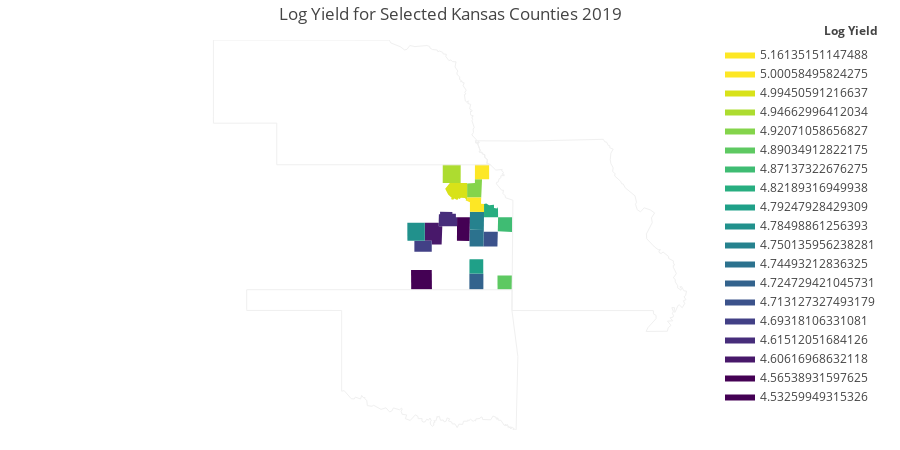

Write notebook code for a chart like this one.
### Code cell
fig = ff.create_choropleth(fips=county_2019['FIPS'], values=county_2019['ln_yield'].values, 
                           legend_title = 'Log Yield',
                           show_hover=True, asp=2.9,
                           title_text = 'Log Yield for Selected Kansas Counties 2019',
                           scope=['KA', 'NE','MO','OK'],
                          round_legend_values = True)
fig.layout.template = None

fig.show()

### Figure 1 — Plotly figure (JSON) as saved in the notebook; plotly's stock layout.template omitted (floating-point values rounded to 4 significant figures; data arrays with more than 128 entries replaced by an {"elided": "..."} marker saying what was removed)
{"data": [{"fill": "toself", "fillcolor": "rgb(68, 1, 84)", "hoverinfo": "none", "line": {"color": "rgb(0, 0, 0)", "width": 0}, "mode": "lines", "name": "4.53259949315326", "type": "scatter", "x": [-97.81, -97.15, -97.15, -97.8, -97.81, null], "y": [37.47, 37.48, 37.0, 37.0, 37.47, null]}, {"fill": "toself", "fillcolor": "rgb(68, 1, 84)", "hoverinfo": "none", "line": {"color": "rgb(0, 0, 0)", "width": 0}, "mode": "lines", "name": "4.56538931597625", "type": "scatter", "x": [-96.36, -96.35, -95.95, -95.96, -96.36, null], "y": [38.18, 38.74, 38.74, 38.17, 38.18, null]}, {"fill": "toself", "fillcolor": "rgb(72, 24, 106)", "hoverinfo": "none", "line": {"color": "rgb(0, 0, 0)", "width": 0}, "mode": "lines", "name": "4.60616968632118", "type": "scatter", "x": [-97.37, -97.37, -97.15, -96.93, -96.93, -96.82, -96.84, -97.15, -97.15, -97.37, -97.37, null], "y": [38.52, 38.61, 38.61, 38.61, 38.52, 38.52, 38.09, 38.09, 38.17, 38.17, 38.52, null]}, {"fill": "toself", "fillcolor": "rgb(71, 45, 123)", "hoverinfo": "none", "line": {"color": "rgb(0, 0, 0)", "width": 0}, "mode": "lines", "name": "4.61512051684126", "type": "scatter", "x": [-96.93, -96.93, -96.89, -96.89, -96.5, -96.5, -96.39, -96.39, -96.35, -96.35, -96.93, -96.93, null], "y": [38.66, 38.81, 38.81, 38.87, 38.87, 38.83, 38.83, 38.74, 38.74, 38.52, 38.52, 38.66, null]}, {"fill": "toself", "fillcolor": "rgb(66, 64, 134)", "hoverinfo": "none", "line": {"color": "rgb(0, 0, 0)", "width": 0}, "mode": "lines", "name": "4.69318106331081", "type": "scatter", "x": [-97.7, -97.7, -97.15, -97.15, -97.7, -97.7, null], "y": [38.07, 38.17, 38.17, 37.91, 37.91, 38.07, null]}, {"fill": "toself", "fillcolor": "rgb(59, 82, 139)", "hoverinfo": "none", "line": {"color": "rgb(0, 0, 0)", "width": 0}, "mode": "lines", "name": "4.713127327493179", "type": "scatter", "x": [-95.52, -95.51, -95.07, -95.08, -95.52, -95.52, null], "y": [38.1, 38.39, 38.39, 38.04, 38.04, 38.1, null]}, {"fill": "toself", "fillcolor": "rgb(51, 99, 141)", "hoverinfo": "none", "line": {"color": "rgb(0, 0, 0)", "width": 0}, "mode": "lines", "name": "4.724729421045731", "type": "scatter", "x": [-95.96, -95.96, -95.52, -95.52, -95.96, -95.96, null], "y": [37.07, 37.39, 37.38, 37.0, 37.0, 37.07, null]}, {"fill": "toself", "fillcolor": "rgb(44, 114, 142)", "hoverinfo": "none", "line": {"color": "rgb(0, 0, 0)", "width": 0}, "mode": "lines", "name": "4.74493212836325", "type": "scatter", "x": [-95.96, -95.95, -95.51, -95.52, -95.96, -95.96, null], "y": [38.11, 38.43, 38.43, 38.04, 38.04, 38.11, null]}, {"fill": "toself", "fillcolor": "rgb(38, 130, 142)", "hoverinfo": "none", "line": {"color": "rgb(0, 0, 0)", "width": 0}, "mode": "lines", "name": "4.750135956238281", "type": "scatter", "x": [-95.95, -95.95, -95.5, -95.51, -95.95, null], "y": [38.44, 38.87, 38.87, 38.43, 38.44, null]}, {"fill": "toself", "fillcolor": "rgb(33, 145, 140)", "hoverinfo": "none", "line": {"color": "rgb(0, 0, 0)", "width": 0}, "mode": "lines", "name": "4.78498861256393", "type": "scatter", "x": [-97.92, -97.92, -97.37, -97.37, -97.92, -97.92, null], "y": [38.32, 38.61, 38.61, 38.17, 38.17, 38.32, null]}, {"fill": "toself", "fillcolor": "rgb(31, 160, 136)", "hoverinfo": "none", "line": {"color": "rgb(0, 0, 0)", "width": 0}, "mode": "lines", "name": "4.79247928429309", "type": "scatter", "x": [-95.96, -95.96, -95.53, -95.53, -95.96, -95.96, null], "y": [37.42, 37.73, 37.73, 37.38, 37.39, 37.42, null]}, {"fill": "toself", "fillcolor": "rgb(40, 174, 128)", "hoverinfo": "none", "line": {"color": "rgb(0, 0, 0)", "width": 0}, "mode": "lines", "name": "4.82189316949938", "type": "scatter", "x": [-95.5, -95.5, -95.43, -95.34, -95.19, -95.19, -95.09, -95.06, -95.06, -95.5, -95.5, null], "y": [39.03, 39.06, 39.07, 39.03, 39.04, 38.96, 38.95, 38.99, 38.74, 38.74, 39.03, null]}, {"fill": "toself", "fillcolor": "rgb(63, 188, 115)", "hoverinfo": "none", "line": {"color": "rgb(0, 0, 0)", "width": 0}, "mode": "lines", "name": "4.87137322676275", "type": "scatter", "x": [-95.07, -95.06, -94.61, -94.61, -95.07, null], "y": [38.4, 38.74, 38.74, 38.39, 38.4, null]}, {"fill": "toself", "fillcolor": "rgb(94, 201, 98)", "hoverinfo": "none", "line": {"color": "rgb(0, 0, 0)", "width": 0}, "mode": "lines", "name": "4.89034912822175", "type": "scatter", "x": [-95.08, -95.08, -94.62, -94.62, -95.07, -95.08, null], "y": [37.3, 37.34, 37.34, 37.0, 37.0, 37.3, null]}, {"fill": "toself", "fillcolor": "rgb(132, 212, 75)", "hoverinfo": "none", "line": {"color": "rgb(0, 0, 0)", "width": 0}, "mode": "lines", "name": "4.92071058656827", "type": "scatter", "x": [-96.04, -95.79, -95.79, -95.56, -95.59, -96.04, -96.04, null], "y": [39.55, 39.57, 39.65, 39.65, 39.22, 39.22, 39.55, null]}, {"fill": "toself", "fillcolor": "rgb(173, 220, 48)", "hoverinfo": "none", "line": {"color": "rgb(0, 0, 0)", "width": 0}, "mode": "lines", "name": "4.94662996412034", "type": "scatter", "x": [-96.81, -96.81, -96.24, -96.24, -96.81, -96.81, null], "y": [39.71, 40.0, 40.0, 39.57, 39.57, 39.71, null]}, {"fill": "toself", "fillcolor": "rgb(216, 226, 25)", "hoverinfo": "none", "line": {"color": "rgb(0, 0, 0)", "width": 0}, "mode": "lines", "name": "4.99450591216637", "type": "scatter", "x": [-96.73, -96.58, -96.04, -96.04, -96.09, -96.06, -96.11, -96.23, -96.27, -96.31, -96.35, -96.44, -96.48, -96.55, -96.52, -96.64, -96.73, null], "y": [39.43, 39.57, 39.57, 39.13, 39.15, 39.16, 39.2, 39.21, 39.18, 39.2, 39.15, 39.19, 39.16, 39.18, 39.21, 39.29, 39.43, null]}, {"fill": "toself", "fillcolor": "rgb(253, 231, 37)", "hoverinfo": "none", "line": {"color": "rgb(0, 0, 0)", "width": 0}, "mode": "lines", "name": "5.00058495824275", "type": "scatter", "x": [-96.04, -96.04, -95.59, -95.6, -95.5, -95.5, -95.95, -95.95, -96.04, null], "y": [39.13, 39.22, 39.22, 39.06, 39.06, 38.87, 38.87, 39.1, 39.13, null]}, {"fill": "toself", "fillcolor": "rgb(253, 231, 37)", "hoverinfo": "none", "line": {"color": "rgb(0, 0, 0)", "width": 0}, "mode": "lines", "name": "5.16135151147488", "type": "scatter", "x": [-95.79, -95.79, -95.34, -95.34, -95.79, -95.79, null], "y": [39.77, 40.0, 40.0, 39.65, 39.65, 39.77, null]}, {"hoverinfo": "text", "legendgroup": "centroids", "marker": {"color": "white", "opacity": 0}, "mode": "markers", "name": "US Counties", "selected": {"marker": {"color": "white", "opacity": 1, "size": 3}}, "showlegend": false, "text": ["County: Marion<br>State: Kansas<br>FIPS: 20115<br>Value: 4.60616968632118", "County: McPherson<br>State: Kansas<br>FIPS: 20113<br>Value: 4.78498861256393", "County: Anderson<br>State: Kansas<br>FIPS: 20003<br>Value: 4.713127327493179", "County: Coffey<br>State: Kansas<br>FIPS: 20031<br>Value: 4.74493212836325", "County: Douglas<br>State: Kansas<br>FIPS: 20045<br>Value: 4.82189316949938", "County: Lyon<br>State: Kansas<br>FIPS: 20111<br>Value: 4.56538931597625", "County: Miami<br>State: Kansas<br>FIPS: 20121<br>Value: 4.87137322676275", "County: Morris<br>State: Kansas<br>FIPS: 20127<br>Value: 4.61512051684126", "County: Osage<br>State: Kansas<br>FIPS: 20139<br>Value: 4.750135956238281", "County: Shawnee<br>State: Kansas<br>FIPS: 20177<br>Value: 5.00058495824275", "County: Brown<br>State: Kansas<br>FIPS: 20013<br>Value: 5.16135151147488", "County: Jackson<br>State: Kansas<br>FIPS: 20085<br>Value: 4.92071058656827", "County: Marshall<br>State: Kansas<br>FIPS: 20117<br>Value: 4.94662996412034", "County: Pottawatomie<br>State: Kansas<br>FIPS: 20149<br>Value: 4.99450591216637", "County: Harvey<br>State: Kansas<br>FIPS: 20079<br>Value: 4.69318106331081", "County: Sumner<br>State: Kansas<br>FIPS: 20191<br>Value: 4.53259949315326", "County: Cherokee<br>State: Kansas<br>FIPS: 20021<br>Value: 4.89034912822175", "County: Montgomery<br>State: Kansas<br>FIPS: 20125<br>Value: 4.724729421045731", "County: Wilson<br>State: Kansas<br>FIPS: 20205<br>Value: 4.79247928429309"], "type": "scatter", "unselected": {"marker": {"opacity": 0}}, "x": [-97.1, -97.65, -95.29, -95.73, -95.29, -96.15, -94.84, -96.65, -95.73, -95.76, -95.56, -95.79, -96.52, -96.34, -97.43, -97.48, -94.85, -95.74, -95.74], "y": [38.36, 38.39, 38.21, 38.24, 38.88, 38.46, 38.56, 38.69, 38.65, 39.04, 39.83, 39.42, 39.78, 39.38, 38.04, 37.24, 37.17, 37.19, 37.56]}, {"hoverinfo": "text", "legendgroup": "States", "line": {"color": "rgb(240, 240, 240)", "width": 1}, "mode": "lines", "showlegend": false, "type": "scatter", "x": {"elided": "314 float values"}, "y": {"elided": "314 float values"}}], "layout": {"annotations": [{"showarrow": false, "text": "<b>Log Yield</b>", "x": 1, "xanchor": "right", "xref": "paper", "y": 1.05, "yref": "paper"}], "dragmode": "select", "height": 450, "hovermode": "closest", "legend": {"traceorder": "reversed", "x": 1, "xanchor": "right", "y": 1, "yanchor": "top"}, "margin": {"b": 20, "l": 20, "r": 20, "t": 40}, "title": {"text": "Log Yield for Selected Kansas Counties 2019"}, "width": 900, "xaxis": {"autorange": false, "fixedrange": true, "range": [-110.2, -82.99], "showgrid": false, "showticklabels": false, "zeroline": false}, "yaxis": {"autorange": false, "fixedrange": true, "range": [33.63, 43.0], "showgrid": false, "showticklabels": false, "zeroline": false}}}
